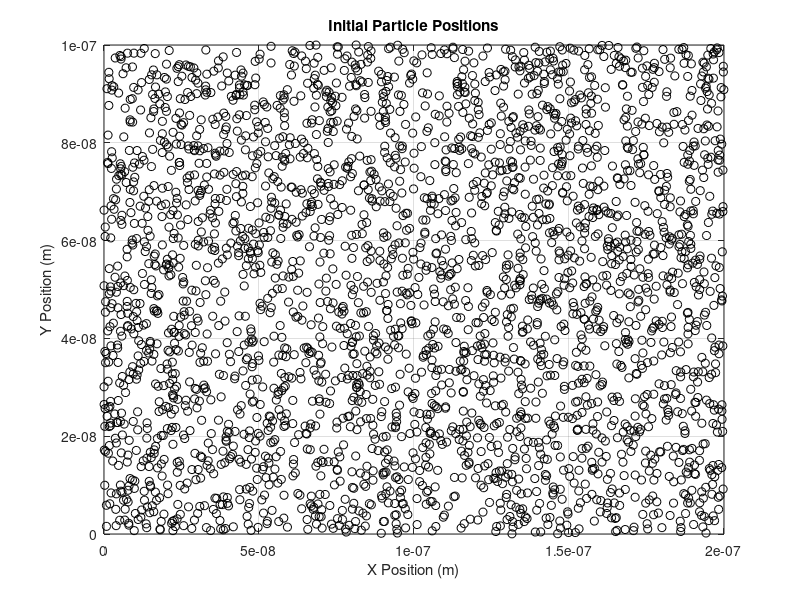
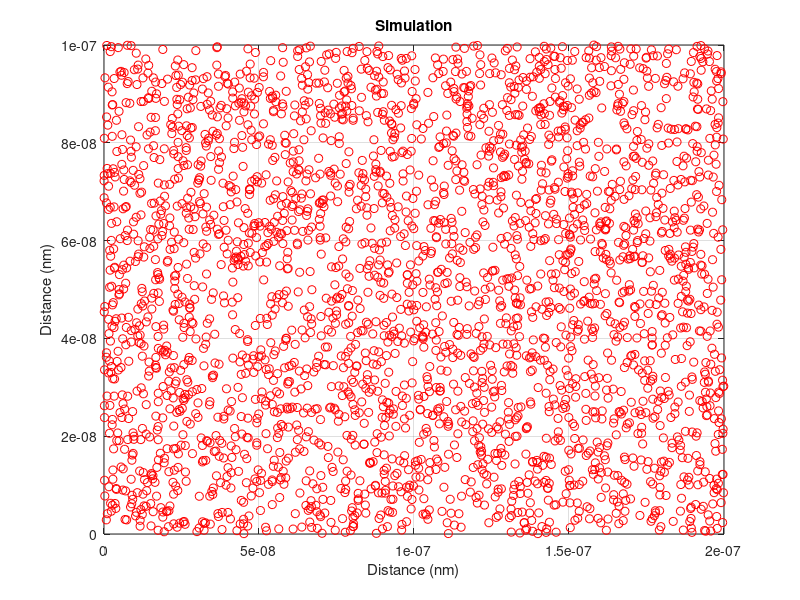
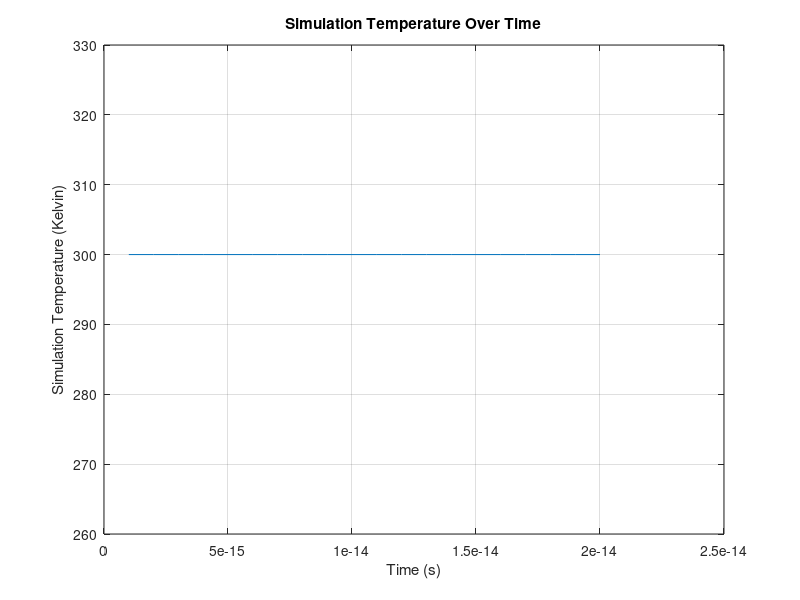

Write the MATLAB code that produced these figures, in order. (Note: this script raises an error after producing the figures.)
% Creator: Rudi Hidvary 
% Student Number: 101037815
% Class: ELEC 4700 
% Document: Assignment 1

% QUESTIONS
% Q1: how do i get the trajectories not just the current values 
% Q2: mean free path for part 2 and how to get the time between collisions 
% Q3: How do i fix time on the temp graphs 

% Clears all of the variables, the command line, and closes all previous
% graphs 
close all
clear
clc

% Constants for Model 
m0 = 9.11e-31; % electron mass (kg)
k = 1.381e-23; % boltzmans constant 

% Model Parameters
% ------------------------------------------------------------------------
% These parameters can be changed to see the effect they have on the
% simulation 
length = 200e-9;        % size of simulation in x dierection (m)
height = 100e-9;        % size of simulation in y direction (m)
temperature = 300;      % temperature in kelvin
me = 0.26*m0;           % Effective mass of an electorn in our simulation
e_num = 3000;            % Number of electrons in the simulation 
simlength = 20;        % Sets the number of iterations the simulation undergoes
graph_pause = 1;        % Length graph is presented in a figure 
sim_pause = 0.00001;  % 
% the bin number calculation gives a reasonable bin number for any amount
% of particles over 30, 
bin_num =  10; %ceil(2.5*log10(e_num));           % Histogram bin number 
% Choose the type of boundary conditions for the third simulation
boundary_type =  0; % 0 is for specular 1 for diffusive boudary type
%-------------------------------------------------------------------------

% Initial Calculations 
% Question 1.a THERMAL VELOCITY
thermal_velocity = sqrt((2*k*temperature)/me); % velocity in (m/s)
fprintf('QUESTION 1\n')
fprintf('The thermal velocity of all of the particles Vth = %d',thermal_velocity);
fprintf('(m/s) \n')

% Initializing the Simulation Parameters 
initial_xposition = length*rand(e_num,1); % Sets the initial x positions as a vector of randomly selected numbers over the length of the simulation
initial_yposition = height*rand(e_num,1); % Sets the initial y position as a vector of randomly selected numbers over the length of the simulation
theta = 2*pi*rand(e_num,1); % Initializes a vector of random angles the size of the number of electrons
initial_xvelocity = thermal_velocity.*cos(theta).*ones(e_num,1); % Sets the initial velocity as the thermal temperature  
initial_yvelocity = thermal_velocity.*sin(theta).*ones(e_num,1); % 

% Plotting the initial positions of the electrons as they are distributed
% over the surface
figure(1)
plot(initial_xposition, initial_yposition, 'ko')
title('Initial Particle Positions')
xlabel('X Position (m)')
ylabel('Y Position (m)')
axis([0 200e-9 0 100e-9])
grid on
pause(graph_pause) % use a pause to see the graph as the simulatoin is running 

% Timestep is the amount of time between each interval of the calculations 
timestep = 1e-15; % 1 femtosecond 

new_xposition = initial_xposition; % Sets the 
new_yposition = initial_yposition;
new_xvelocity = initial_xvelocity;
new_yvelocity = initial_yvelocity;

initial_velocity = (mean(new_xvelocity.^2)) + (mean(new_yvelocity.^2));
initial_temp = (initial_velocity*me)/(2*k);
temp = [initial_temp];

% Simulation loop that continually updates the simulation at each timestep
% and calculates the new positions of the particles by using time and
% velocity. At each iteration the average velocity is found and 
for time = 1:simlength 
    % The average velocity and the temperature of the system at each time
    % step are calculated to be used in plotting and finding the mean free
    % path given the average time between collisions 
    averageVel = (mean(new_xvelocity.^2)) + (mean(new_yvelocity.^2)); 
    temp(time) = (averageVel*me)/(2*k); 
    
    % Updating the new positions using the velocity
    new_xposition = new_xposition + new_xvelocity*timestep;
    new_yposition = new_yposition + new_yvelocity*timestep;

    % Boundary Conditions being imposed for particle wrap around and
    % reflectoin at the tep and bottom of the simulation surface
    % Logical index parameters that check if a praticle has left the bounds
    % and how these cases are handled
    overboundx = new_xposition > 200e-9;
    underboundx = new_xposition < 0;
    overboundy = new_yposition > 100e-9;
    underboundy = new_yposition < 0;
    new_xposition(overboundx) = new_xposition(overboundx) - 200e-9;  
    new_xposition(underboundx) = new_xposition(underboundx) + 200e-9;
    new_yvelocity(overboundy) = -new_yvelocity(overboundy);
    new_yvelocity(underboundy) = -new_yvelocity(underboundy);

    % Plotting the updating positions 
    % Question 1.c.i 2D PLOT OF TRAJECTORIES
    figure(2)
    plot(new_xposition,new_yposition,'ro')
    title('Simulation')
    xlabel('Distance (nm)')
    ylabel('Distance (nm)')
    grid on
    axis([0 200e-9 0 100e-9]) 
    pause(sim_pause)
end
time = 1:simlength;

% Question 1.c.ii TEMPERATURE PLOT
% Plotting the temperature as a function of time using the timestep for the
% x axis to get the actual time in the simulation. 
figure(3) 
plot(time*timestep,temp)
title('Simulation Temperature Over Time')
xlabel('Time (s)')
ylabel('Simulation Temperature (Kelvin)')
grid on
pause(graph_pause)

% Question 1.b MEAN FREE PATH
% Mean Free Path Calculation 
Tmn = 0.2e-12; % Mean time between collisions 
MFP_Q1 = averageVel*Tmn; % Mean didtance travelled before collision occurs using the given mean time
fprintf('The average distance a particle travels before a collision occurs MFP =  %d',MFP_Q1)
fprintf('(m) \n')
%-------------------------------------------------------------------------------------------------------------------------------------------



%------------------------------------------------------------------------------------------------------------------------------------------------
% Question 2.a

% Initial Calculations 
% The thermal velocity needs to be made random and assigned to each
% variable. The random distribution is plotted in a histogram which shows
% the randomly generated distribution. This is achieved by generating two 
% random distibutions and finding the square of the sum of squares to get 
% the maxwell-boltzmann distribution 
thermal_velocity = sqrt((2*k*temperature)/me); % velocity in (m/s)
distribution1 = randn(e_num,1)*(thermal_velocity/sqrt(2));
distribution2 = randn(e_num,1)*(thermal_velocity/sqrt(2));
maxwell_boltzmann_dist = sqrt((distribution1.^2)+(distribution2.^2));
random_velocity = maxwell_boltzmann_dist;

% Plot of the histogram of the distributed velocities 
figure(4)
histogram(random_velocity,bin_num);
title('Thermal Velocity Distribution')
xlabel('Random Thermal Velocity (m/s)')
ylabel('Number of Particles Within Range')
grid on
pause(graph_pause)

% Initializing the Simulation Parameters 
% Setting the initial x and y velocities to values from the randomly
% generated distribution
initial_xposition = length*rand(e_num,1); % Sets the initial x positions as a vector of randomly selected numbers over the length of the simulation
initial_yposition = height*rand(e_num,1); % Sets the initial y position as a vector of randomly selected numbers over the length of the simulation
theta = 2*pi*rand(e_num,1); % Initializes a vector of random angles the size of the number of electrons
initial_xvelocity = random_velocity.*cos(theta).*ones(e_num,1); % Sets the initial velocity as a value from the distribution that gives thermal velocity
initial_yvelocity = random_velocity.*sin(theta).*ones(e_num,1); % 

% Initial position plot 
figure(5)
plot(initial_xposition, initial_yposition, 'o')
title('Initial Particle Positions')
xlabel('X Position (m)')
ylabel('Y Position (m)')
axis([0 200e-9 0 100e-9])
grid on
pause(graph_pause)

timestep = 1e-15; % Timestep is the amount of time between each interval of the calculations 

new_xposition = initial_xposition;
new_yposition = initial_yposition;
new_xvelocity = initial_xvelocity;
new_yvelocity = initial_yvelocity;

initial_velocity = (mean(new_xvelocity.^2)) + (mean(new_yvelocity.^2));
initial_temp = (initial_velocity*me)/(2*k);
temp = [initial_temp];

% Scattering Equation to get a probability value to be compared to 
Pscatter = (1-exp(-(timestep/Tmn))); % Used to compare to random variable for scattering chance

% Mean Free Path and Mean Collision Time Equation collision number
% initializatoin
collision_num = 0; 

% Question 2.b
% Simulation loop that continually updates the simulation at each timestep
% and keeps track of the number of collisoins that occur due to scattering
% and records the temperature of the system at each timestep.
for time = 1:simlength 
    % Electron scattering and reevaluation of velocity distribution at each
    % time step to get more random values than using the same distribution
    % that is outside of the loop
    rand_threshold = rand(e_num,1); % Sets a vector of random numbers for each electron to be compared to the scattering value
    distribution1 = randn(e_num,1)*(thermal_velocity/sqrt(2));
    distribution2 = randn(e_num,1)*(thermal_velocity/sqrt(2));
    maxwell_boltzmann_dist = sqrt((distribution1.^2)+(distribution2.^2));
    new_velocity = maxwell_boltzmann_dist;
    
    % using a for loop to check each of the electrons in the system to see
    % if scattering occured by using a randomly generated number for each
    % of the particles, then rethermalizing the velocites if scatrering has occured 
    for index = 1:e_num
        if rand_threshold(index) < Pscatter 
            theta = 2*pi*rand(1);
            new_xvelocity(index) = cos(theta)*new_velocity(index);  
            new_yvelocity(index) = sin(theta)*new_velocity(index);
            %Counts the number of collisions that have occured to be used
            %to calculate the mean time between collisions 
            collision_num = collision_num + 1; 
        end
    end
    
    % Updating the new positions at each timestep
    new_xposition = new_xposition + new_xvelocity*timestep;
    new_yposition = new_yposition + new_yvelocity*timestep;

    % Boundary Conditions being imposed 
    overboundx = new_xposition > 200e-9;
    underboundx = new_xposition < 0;
    overboundy = new_yposition > 100e-9;
    underboundy = new_yposition < 0;
    new_xposition(overboundx) = new_xposition(overboundx) - 200e-9;  
    new_xposition(underboundx) = new_xposition(underboundx) + 200e-9;
    new_yvelocity(overboundy) = -new_yvelocity(overboundy);
    new_yvelocity(underboundy) = -new_yvelocity(underboundy);

    % Plotting the updating positions of the particle trajectories
    % Question 2.b 2D PLOT OF TRAJECTORIES
    figure(6)
    plot(new_xposition,new_yposition,'ro')
    title('Simulation')
    xlabel('Distance (nm)')
    ylabel('Distance (nm)')
    grid on
    axis([0 200e-9 0 100e-9]) 
    pause(sim_pause)
    
    % finding the average velocities of all of the particles
    averageVel = (mean(new_xvelocity.^2)) + (mean(new_yvelocity.^2));
    % Collect value of temperature over the simulation length
    temp(time) = (averageVel*me)/(2*k);
end

% Question 2.c TEMPERATURE PLOT
time = 1:simlength;
% Plotting the Temperature of the system
figure(7)
plot(time*timestep,temp)
title('Average Temperature Over Time')
xlabel('Time (s)')
ylabel('Simulation Temperature (K)')
grid on
pause(graph_pause)

% Calculating the average amount of time between collisions by using the
% total time the simulation ran for and the number of particles in the
% simulation divided by the amount of collisions to get the average time
% betwen collisions
calculated_Tmn_Q2 = (timestep*simlength*e_num)/(collision_num);
% Once the average time between colliosns is calculated, then the mean free
% path can be found by mulitpling by the average velocity of all of the
% particles in the simulation
calculated_MFP_Q2 = calculated_Tmn_Q2*averageVel;

% Printing the answer statments 
fprintf('\nQUESTION 2')
fprintf('\nThe average time between collisions was found to be %d',calculated_Tmn_Q2)
fprintf(' (s)\nComparing this to the given value of %d (s)',Tmn)
fprintf('\nThe mean free path was calculated to be %d',calculated_MFP_Q2)
fprintf(' (m)\nComparing this to the preeviously calculated value of %d (m)\n',MFP_Q1)
%-------------------------------------------------------------------------------------------------------------------------------------------------



%------------------------------------------------------------------------------------------------------------------------------------------------
% Question 3.a

% Initial Calculations 
% The thermal velocity needs to be made random and assigned to each
% variable. The random distribution is plotted in a histogram which shows
% the randomly generated distribution.
thermal_velocity = sqrt((2*k*temperature)/me); % velocity in (m/s)
distribution1 = randn(e_num,1)*(thermal_velocity/sqrt(2));
distribution2 = randn(e_num,1)*(thermal_velocity/sqrt(2));
maxwell_boltzmann_dist = sqrt((distribution1.^2)+(distribution2.^2));
random_velocity = maxwell_boltzmann_dist;

% Plotting the histogram of the randomly generated distribution 
figure(8)
histogram(random_velocity,bin_num);
title('Thermal Velocity Distribution')
xlabel('Random Thermal Velocity (m/s)')
ylabel('Number of Particles Within Range')
grid on
pause(graph_pause)

% Setting whether the boundaries are specular = 0 or diffusive = 1
% boundary_type = 0; % Specular
% boundary_type = 1; % Diffusive

% Initializing the Simulation Parameters 
initial_xposition = length*rand(e_num,1); % Sets the initial x positions as a vector of randomly selected numbers over the length of the simulation
initial_yposition = height*rand(e_num,1); % Sets the initial y position as a vector of randomly selected numbers over the length of the simulation

% Reinitializing electrons that spawned in restricted regions
% Length of the channel or bottleneck and height are determined here
Lbottle = 80e-9;
Hbottle = 20e-9;

% Checking the boundaries and marking the particles that have spawned
% inside the restrcted region.
inboundx = (initial_xposition < ((length/2)+(Lbottle/2))) & (initial_xposition > ((length/2)-(Lbottle/2)));
inboundy = (initial_yposition < ((height/2)-(Hbottle/2))) | (initial_yposition > ((height/2)+(Hbottle/2)));
inbound = inboundx & inboundy;

% Using a while loop to reinitialize any of the particles that have spawned  in the restriced region 
while(max(inbound) > 0)
    initial_xposition(inbound) = rand(size(initial_xposition(inbound),1),1)*length;
    initial_yposition(inbound) = rand(size(initial_yposition(inbound),1),1)*height;
    % recheck the boundaries to see if there are still particles that have
    % spawned inside the restriced regions. 
    inboundx = (initial_xposition < ((length/2)+(Lbottle/2))) & (initial_xposition > ((length/2)-(Lbottle/2)));
    inboundy = (initial_yposition < ((height/2)-(Hbottle/2))) | (initial_yposition > ((height/2)+(Hbottle/2)));
    inbound = inboundx & inboundy;
end

% Initialize random velocities for each of the particles given the random
% distribution that was generated
theta = 2*pi*rand(e_num,1); % Initializes a vector of random angles the size of the number of electrons
initial_xvelocity = random_velocity.*cos(theta).*ones(e_num,1); % Sets the initial velocity as a value from the distribution that gives thermal velocity
initial_yvelocity = random_velocity.*sin(theta).*ones(e_num,1); % 

% Plots the initial positions of the particles 
figure(9)
plot(initial_xposition, initial_yposition, 'o')
title('Initial Particle Positions')
xlabel('X Position (m)')
ylabel('Y Position (m)')
axis([0 200e-9 0 100e-9])
grid on
pause(graph_pause)

timestep = 1e-15; % Timestep is the amount of time between each interval of the calculations 

old_xposition = initial_xposition;  
old_yposition = initial_yposition;
new_xvelocity = initial_xvelocity;
new_yvelocity = initial_yvelocity;

initial_velocity = (mean(new_xvelocity.^2)) + (mean(new_yvelocity.^2));
initial_temp = (initial_velocity*me)/(2*k);
temp = [initial_temp];

% Scattering Equations
Pscatter = (1-exp(-(timestep/Tmn))); % Used to compare to random variable for scattering chance
collision_num = 0;

% Simulation loop that continually updates the simulation at each timestep
% and calculates the average velocity
for time = 1:simlength 
    % Electron scattering and reevaluation of velocity
    rand_threshold = rand(e_num,1); % Sets a vector of random numbers for each electron
    distribution1 = randn(e_num,1)*(thermal_velocity/sqrt(2));
    distribution2 = randn(e_num,1)*(thermal_velocity/sqrt(2));
    maxwell_boltzmann_dist = sqrt((distribution1.^2)+(distribution2.^2));
    new_velocity = maxwell_boltzmann_dist;
    for index = 1:e_num 
        if rand_threshold(index) < Pscatter 
            theta = 2*pi*rand(1);
            new_xvelocity(index) = cos(theta)*new_velocity(index);  
            new_yvelocity(index) = sin(theta)*new_velocity(index);
            %Counts the number of collisions that have occured to be used
            %to calculate the mean time between collisions 
            collision_num = collision_num + 1;
        end
    end
    
    new_xposition = old_xposition + new_xvelocity*timestep;
    new_yposition = old_yposition + new_yvelocity*timestep;

    % Boundary Conditions being imposed 
    overboundx = new_xposition > 200e-9;
    underboundx = new_xposition < 0;
    overboundy = new_yposition > 100e-9;
    underboundy = new_yposition < 0;
    new_xposition(overboundx) = new_xposition(overboundx) - 200e-9;  
    new_xposition(underboundx) = new_xposition(underboundx) + 200e-9;
    new_yvelocity(overboundy) = -new_yvelocity(overboundy);
    new_yvelocity(underboundy) = -new_yvelocity(underboundy);

    % Restricted Region Boundary Cases
    overhorizontal =  (new_xposition > ((length/2)-(Lbottle/2))) & (new_xposition < ((length/2)+(Lbottle/2))) & ((new_yposition < ((height/2)-(Hbottle/2))) | (new_yposition > ((height/2)+(Hbottle/2))));
    previous_left = (old_xposition < ((length/2)-(Lbottle/2)));
    previous_right = (old_xposition > ((length/2)+(Lbottle/2)));
    previous_in = (old_xposition > ((length/2)-(Lbottle/2))) & (old_xposition < ((length/2)+(Lbottle/2)));
    % if particles come from left and go over to restricted region, flip the
    % velocities 
    % Diffusive Boundary (Random Generated new velocity)
    if (boundary_type == 1)
        distribution1 = randn(e_num,1)*(thermal_velocity/sqrt(2));
        distribution2 = randn(e_num,1)*(thermal_velocity/sqrt(2));
        maxwell_boltzmann_dist = sqrt((distribution1.^2)+(distribution2.^2));
        new_velocity = maxwell_boltzmann_dist;

        theta = 2*pi*rand(e_num,1);
        % For the electron to the left of the boundary
        new_xvelocity(overhorizontal & previous_left) = -abs(cos(theta(overhorizontal & previous_left)).*new_velocity(overhorizontal & previous_left));
        new_yvelocity(overhorizontal & previous_left) = sin(theta(overhorizontal & previous_left)).*new_velocity(overhorizontal & previous_left);
        % for the electrons to the right of the boundary
        new_xvelocity(overhorizontal & previous_right) = abs(cos(theta(overhorizontal & previous_right)).*new_velocity(overhorizontal & previous_right));
        new_yvelocity(overhorizontal & previous_right) = sin(theta(overhorizontal & previous_right)).*new_velocity(overhorizontal & previous_right);
        % for theelectron sin the tunnel region
        new_xvelocity(overhorizontal & previous_in) = cos(theta(overhorizontal & previous_in)).*new_velocity(overhorizontal & previous_in);
        new_yvelocity(overhorizontal & previous_in) = sin(theta(overhorizontal & previous_in)).*new_velocity(overhorizontal & previous_in);

    else 
        new_xvelocity(overhorizontal & (previous_left | previous_right)) = -new_xvelocity(overhorizontal & (previous_left | previous_right));
        new_yvelocity(overhorizontal & previous_in) = -new_yvelocity(overhorizontal & previous_in);
    end

    % Plotting the updating positions 
    % Question 3.a 2D PLOT OF TRAJECTORIES
    figure(10)
    plot(new_xposition,new_yposition,'ro')
    title('Simulation')
    xlabel('Distance (nm)')
    ylabel('Distance (nm)')
    grid on
    axis([0 200e-9 0 100e-9]) 
    pause(sim_pause)

    averageVel = (mean(new_xvelocity.^2)) + (mean(new_yvelocity.^2));
    temp(time) = (averageVel*me)/(2*k);

    old_xposition = new_xposition;
    old_yposition = new_yposition;

end

% Question 1.c.ii TEMPERATURE PLOT
time = 1:simlength;

figure(11) % Plotting the Temperature of the system
plot(time*timestep,temp)
title('Average Temperature Over Time')
xlabel('Time (s)')
ylabel('Simulation Temperature (K)')
grid on
pause(graph_pause)

% Calculating the average amount of time between collisions by using the
% total time the simulation ran for and the number of particles in the
% simulation divided by the amount of collisions to get the average time
% betwen collisions
calculated_Tmn_Q3 = (timestep*simlength*e_num)/(collision_num);
% Once the average time between colliosns is calculated, then the mean free
% path can be found by mulitpling by the average velocity of all of the
% particles in the simulation
calculated_MFP_Q3 = calculated_Tmn_Q3*averageVel;

% Printing the answer statments 
fprintf('\nQUESTION 3')
fprintf('\nThe average time between collisions was found to be %d',calculated_Tmn_Q3)
fprintf(' (s)\nComparing this to the given value of %d (s)',Tmn)
fprintf('\nThe mean free path was calculated to be %d',calculated_MFP_Q3)
fprintf(' (m)\nComparing this to the preeviously calculated value of %d (m)\n',MFP_Q1)

% Plotting a 3D histogram for the elecron density over the surface of the simulation    
figure(12)
hist3([new_xposition new_yposition],[10,10])
set(gcf,'renderer','opengl');
set(get(gca,'child'),'FaceColor','interp','CDataMode','auto');
pause(graph_pause)
title('Electron Density Visual Map')
xlabel('Distance in X Direction (m)')
ylabel('Distance in Y Direction (m)')
zlabel('number of Electron in Area')

% Calculates the velocity of each of the particles so thaty they can be
% made into a temperature map.
particleVel = sqrt((new_xvelocity.^2) + (new_yvelocity.^2));
particleTemp = (particleVel.*me)./(2*k);

% Plots the colour spectrum for the particles for their calculated
% temperature and a bar to help dicern the temperature a=of a given
% particle
figure(13)
scatter(new_xposition,new_yposition,12,particleTemp)
colorbar
grid on
title('Coloured Temperature Map of Particles')
xlabel('Distance in X Direction (m)')
ylabel('Distance in Y Direction (m)')
pause(graph_pause)
axis([0 200e-9 0 100e-9])

